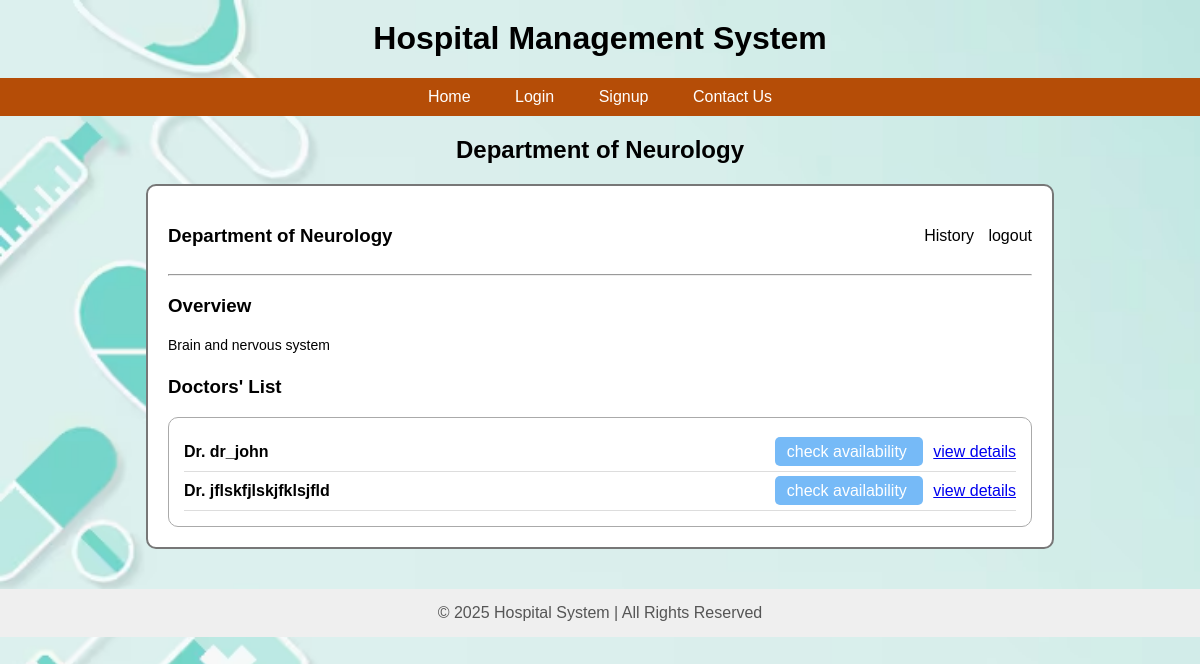
The page /department/2 on the database as committed earlier.
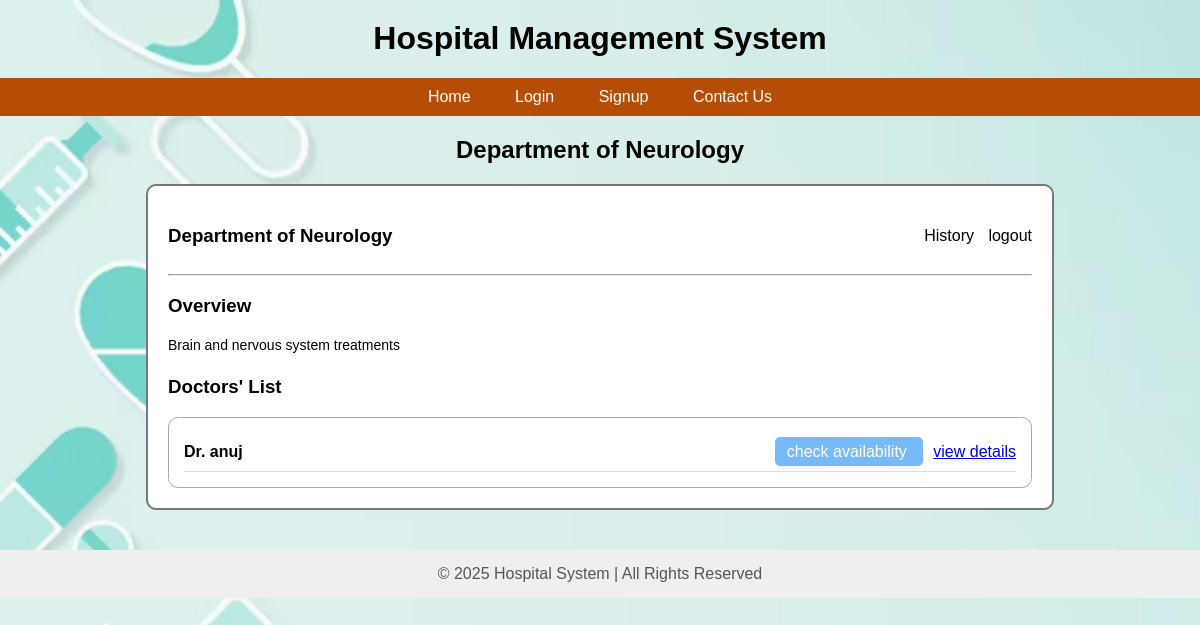
The same page on the database as committed later.
### app.py (models this page shows)
class Department(db.Model):
    __tablename__ = 'departments'
    id = db.Column(db.Integer, primary_key=True)
    name = db.Column(db.String(100), unique=True, nullable=False)
    description = db.Column(db.String(255), nullable=True)
    doctors = db.relationship("User", back_populates="department")

class User(db.Model):
    __tablename__ = 'users'
    id = db.Column(db.Integer, primary_key=True)
    user_name = db.Column(db.String(80), unique=True, nullable=False)
    email = db.Column(db.String(120), unique=True, nullable=False)
    password = db.Column(db.String(200), nullable=False)
    role = db.Column(db.String(50), nullable=False)
    created_at = db.Column(db.DateTime, default=datetime.utcnow)
    experience = db.Column(db.Integer, nullable=True)
    department_id = db.Column(db.Integer, db.ForeignKey('departments.id'), nullable=True)
    department = db.relationship("Department",back_populates="doctors")

### app.py (the view)
@app.route('/department/<int:dept_id>')
def department_details(dept_id):
    department = Department.query.get_or_404(dept_id)
    doctors = User.query.filter_by(role="doctor", department_id=dept_id).all()
    return render_template(
        "patient/department_details.html",
        department=department,
        doctors=doctors
    )

### templates/patient/department_details.html (shortened to what this page needs)
{% extends "root.html" %}
{% block content %}
<h2 style="text-align:center; margin-top:20px;">Department of {{ department.name }}</h2>
<div style="
    width:90%;
    margin:auto;
    padding:20px;
    background:white;
    border:2px solid #777;
    border-radius:10px;
">
    <div style="display:flex; justify-content:space-between; align-items:center;">
        <h3>Department of {{ department.name }}</h3>
        <div>
            <a href="{{ url_for('patient_history', patient_id=session['id']) }}"
               style="margin-right:10px; text-decoration:none; color:black;">
                History
            </a>
            <a href="/logout"
               style="text-decoration:none; color:black;">
                logout
            </a>
        </div>
    </div>
    <hr>
    <h3>Overview</h3>
    <p style="line-height:1.5; font-size:14px;">
        {{ department.description }}
    </p>
    <h3 style="margin-top:20px;">Doctors' List</h3>
    <div style="
        border:1px solid #aaa;
        padding:15px;
        border-radius:10px;
    ">
        {% for d in doctors %}
        <div style="
            display:flex;
            justify-content:space-between;
            align-items:center;
            border-bottom:1px solid #ddd;
            padding:10px 0;
        ">
            <span><b>Dr. {{ d.user_name }}</b></span>
            <div>
                <a href="/doctor/{{ d.id }}/availability"
                   style="background:#76baf7; padding:6px 12px; border-radius:5px;
                          text-decoration:none; color:white; margin-right:10px;">
                    check availability
                </a>
                <a href="{{ url_for('doctor_details', doctor_id=d.id) }}"
   class="btn btn-outline-primary">view details</a>
            </div>
        </div>
        {% endfor %}
    </div>
</div>
{% endblock %}

Rows that differ between the two databases and show on the page:
removed User: user_name "dr_john"
removed User: user_name "jflskfjlskjfklsjfld"
changed Department "Neurology": description "Brain and nervous system" → "Brain and nervous system treatments"
added User: user_name "anuj"
